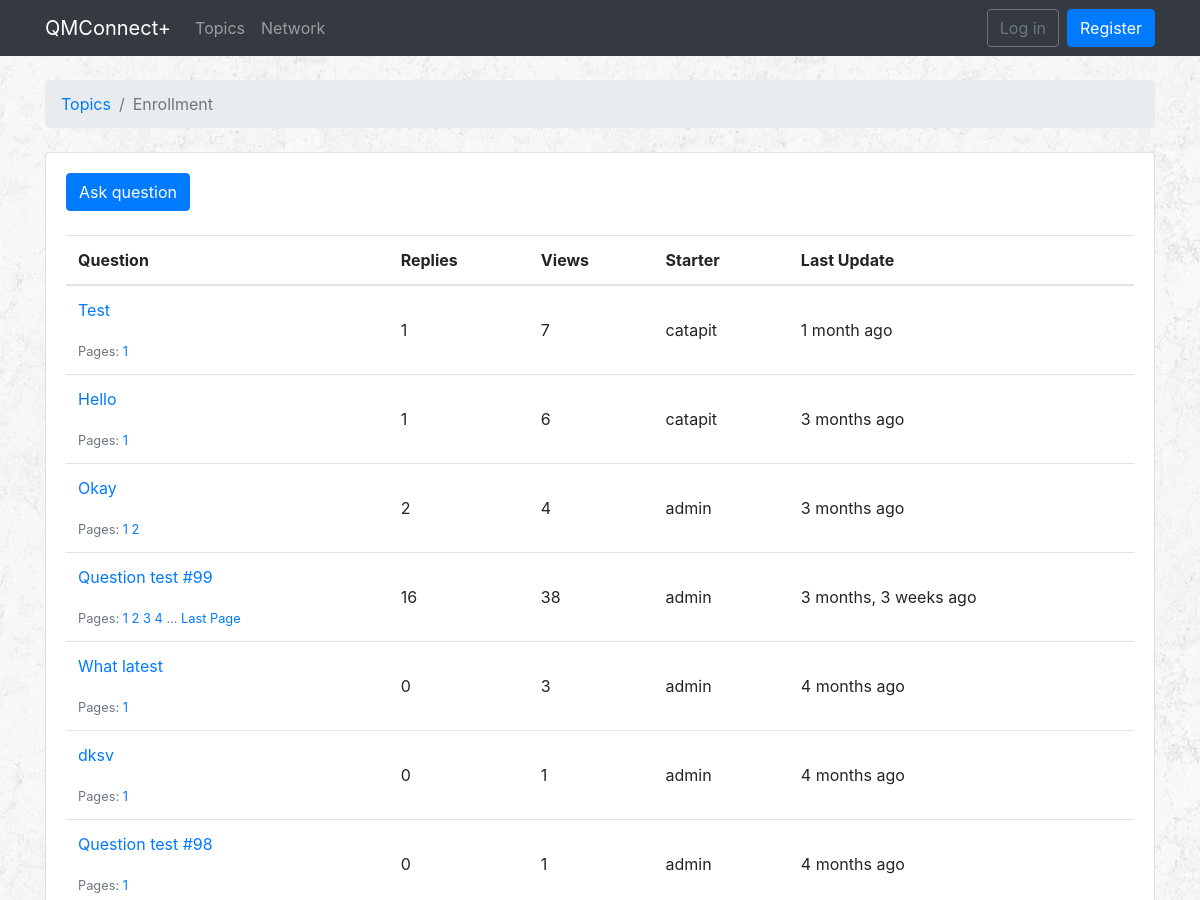
The app's page /topics/1/ (upper part), older data.
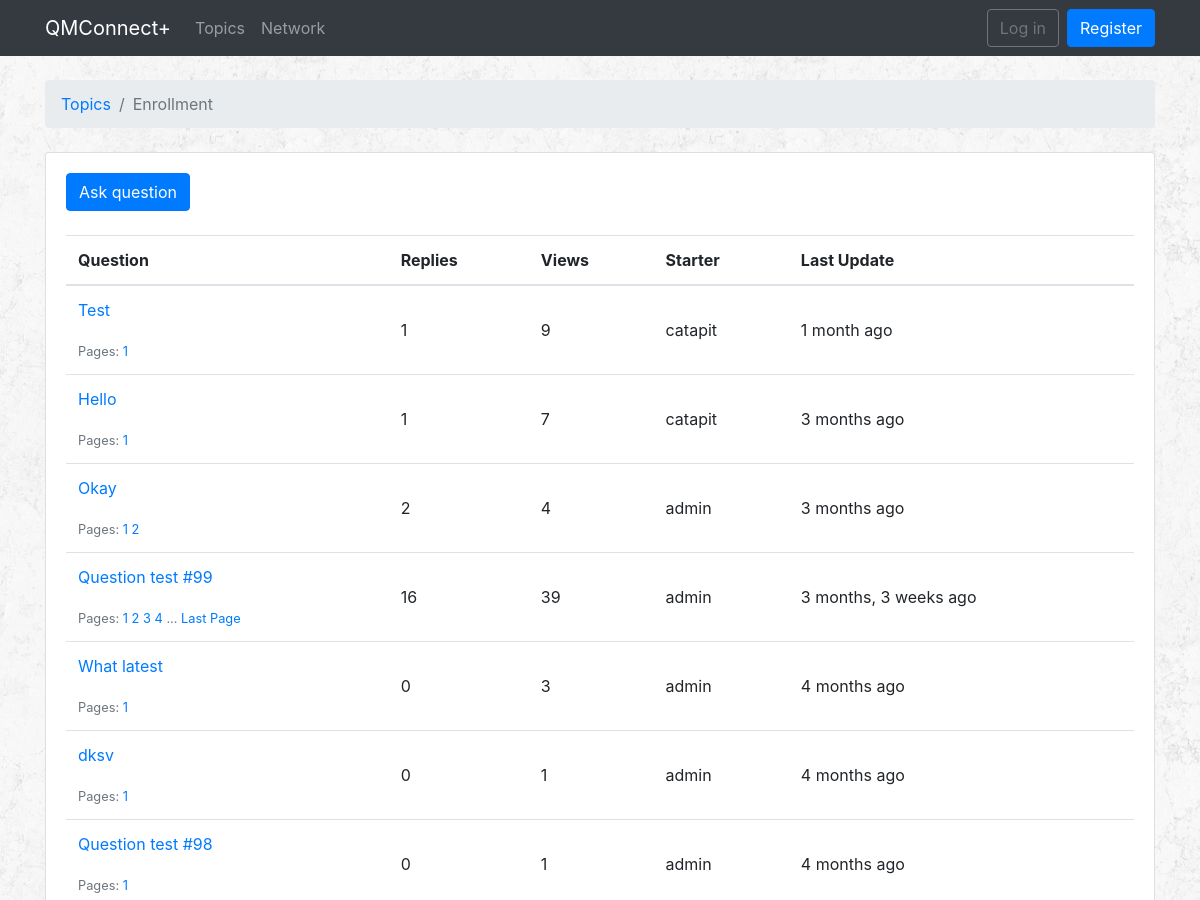
The same page, newer data.
### qa/models.py (models this page shows, shortened)
class Question(models.Model):
    subject = models.CharField(max_length=255)
    last_updated = models.DateTimeField(auto_now_add=True)
    topic = models.ForeignKey(Topic, related_name='questions', on_delete=models.CASCADE)
    starter = models.ForeignKey(User, related_name='questions', on_delete=models.CASCADE)
    views = models.PositiveIntegerField(default=0)
    def get_page_count(self):
        count = self.answers.count()
        print(self.answers)
        pages = count / 2
        return math.ceil(pages)
    def has_many_pages(self, count=None):
        if count is None:
            count = self.get_page_count()
        return count > 6
    def get_page_range(self):
        count = self.get_page_count()
        if self.has_many_pages(count):
            return range(1, 5)
        return range(1, count + 1)

### qa/views.py (the view)
# urls.py: path('topics/<int:pk>/', qa_views.QuestionsView.as_view(), name = 'topic_questions'),
class QuestionsView(ListView):
    model = Question
    context_object_name = 'questions'
    template_name = 'questions.html'
    paginate_by = 20
    def get_context_data(self, **kwargs):
        kwargs['topic'] = self.topic
        return super().get_context_data(**kwargs)
    def get_queryset(self):
        self.topic = get_object_or_404(Topic, pk = self.kwargs.get('pk'))
        queryset = self.topic.questions.order_by('-last_updated').annotate(replies=Count('answers') - 1)
        return queryset

### templates/questions.html (shortened to what this page needs)
{% extends 'base.html' %}
{% load humanize %}
{% block breadcrumb %}
<li class="breadcrumb-item"><a href="{% url 'qa:home' %}">Topics</a></li>
<li class="breadcrumb-item active">{{ topic.name }}</li>
{% endblock %}
{% block content %}
<div class="bottom-padding">
  <div class="card">
    <div class="card-body">
      <div class="mb-4">
        <a href="{% url 'qa:new_question' topic.pk %}" class="btn btn-primary">Ask question</a>
      </div>
      <table class="table">
        <thead class="thead-inverse">
          <tr>
            <th>Question</th>
            <th>Replies</th>
            <th>Views</th>
            <th>Starter</th>
            <th>Last Update</th>
          </tr>
        </thead>
        <tbody>
          {% for question in questions %}
          {% url 'qa:question_answers' topic.pk question.pk as question_url %}
          <tr>
            <td class="align-middle">
              <p> <a href="{{ question_url }}">{{ question.subject }}</a> </p>
              <small class="text-muted">
                Pages:
                {% for i in question.get_page_range %}
                <a href="{{ question_url }}?page={{ i }}">{{ i }}</a>
                {% endfor %}
                {% if question.has_many_pages %}
                ... <a href="{{ question_url }}?page={{ question.get_page_count }}">Last Page</a>
                {% endif %}
              </small>
            </td>
            <td class="align-middle"> {{ question.replies }} </td>
            <td class="align-middle"> {{ question.views }} </td>
            <td class="align-middle"> {{ question.starter.username }} </td>
            <td class="align-middle"> {{ question.last_updated|naturaltime }} </td>
          </tr>
          {% endfor %}
        </tbody>
      </table>
    </div>
  </div>
</div>
{% endblock %}

Row changes from the older to the newer data that the page shows:
changed Question "Test": views "7" → "9"
changed Question "Hello": views "6" → "7"
changed Question "Question test #99": views "38" → "39"
